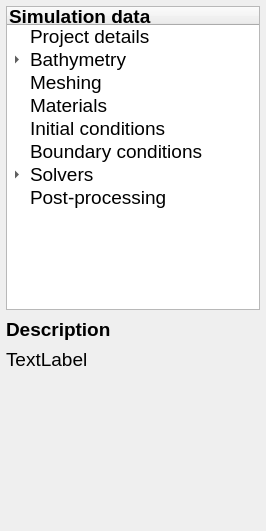
<?xml version="1.0" encoding="UTF-8"?>
<ui version="4.0">
 <class>ParameterFrame</class>
 <widget class="QWidget" name="ParameterFrame">
  <property name="geometry">
   <rect>
    <x>0</x>
    <y>0</y>
    <width>266</width>
    <height>531</height>
   </rect>
  </property>
  <property name="sizePolicy">
   <sizepolicy hsizetype="Expanding" vsizetype="Expanding">
    <horstretch>0</horstretch>
    <verstretch>0</verstretch>
   </sizepolicy>
  </property>
  <property name="font">
   <font>
    <pointsize>14</pointsize>
   </font>
  </property>
  <property name="windowTitle">
   <string>Form</string>
  </property>
  <layout class="QGridLayout" name="gridLayout" rowstretch="12,1,7">
   <property name="leftMargin">
    <number>6</number>
   </property>
   <property name="topMargin">
    <number>6</number>
   </property>
   <property name="rightMargin">
    <number>6</number>
   </property>
   <property name="bottomMargin">
    <number>6</number>
   </property>
   <item row="2" column="0">
    <widget class="QLabel" name="Lbl_Descript">
     <property name="font">
      <font>
       <pointsize>14</pointsize>
      </font>
     </property>
     <property name="text">
      <string>TextLabel</string>
     </property>
     <property name="alignment">
      <set>Qt::AlignLeading|Qt::AlignLeft|Qt::AlignTop</set>
     </property>
    </widget>
   </item>
   <item row="1" column="0">
    <widget class="QLabel" name="Lbl_DescriptTitle">
     <property name="font">
      <font>
       <pointsize>14</pointsize>
       <weight>75</weight>
       <bold>true</bold>
      </font>
     </property>
     <property name="text">
      <string>Description</string>
     </property>
     <property name="alignment">
      <set>Qt::AlignLeading|Qt::AlignLeft|Qt::AlignVCenter</set>
     </property>
    </widget>
   </item>
   <item row="0" column="0">
    <widget class="QTreeWidget" name="SimOptions">
     <property name="font">
      <font>
       <pointsize>14</pointsize>
      </font>
     </property>
     <column>
      <property name="text">
       <string notr="true">Simulation data</string>
      </property>
      <property name="font">
       <font>
        <weight>75</weight>
        <bold>true</bold>
       </font>
      </property>
     </column>
     <item>
      <property name="text">
       <string>Project details</string>
      </property>
     </item>
     <item>
      <property name="text">
       <string>Bathymetry</string>
      </property>
      <item>
       <property name="text">
        <string>Buildings</string>
       </property>
      </item>
     </item>
     <item>
      <property name="text">
       <string>Meshing</string>
      </property>
     </item>
     <item>
      <property name="text">
       <string>Materials</string>
      </property>
     </item>
     <item>
      <property name="text">
       <string>Initial conditions</string>
      </property>
     </item>
     <item>
      <property name="text">
       <string>Boundary conditions</string>
      </property>
     </item>
     <item>
      <property name="text">
       <string>Solvers</string>
      </property>
      <item>
       <property name="text">
        <string>Basic</string>
       </property>
      </item>
      <item>
       <property name="text">
        <string>Advanced</string>
       </property>
      </item>
     </item>
     <item>
      <property name="text">
       <string>Post-processing</string>
      </property>
     </item>
    </widget>
   </item>
  </layout>
 </widget>
 <resources/>
 <connections/>
</ui>
